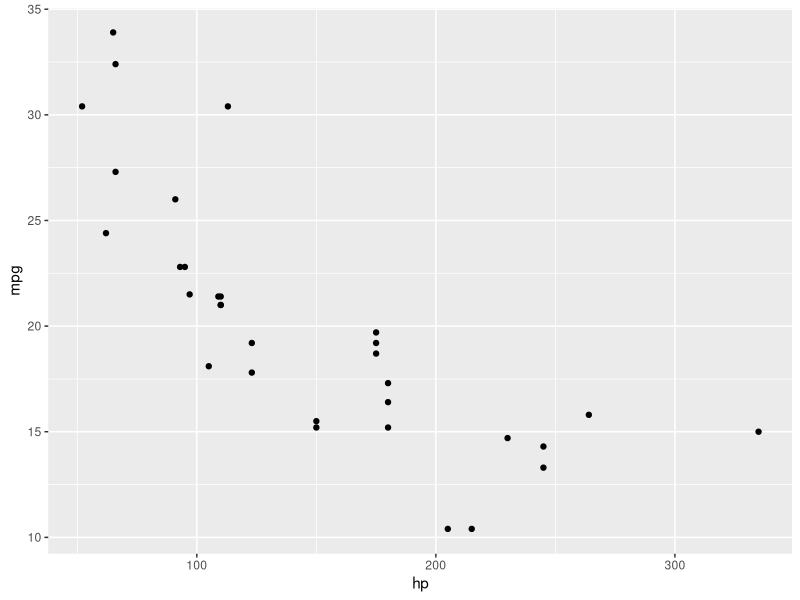
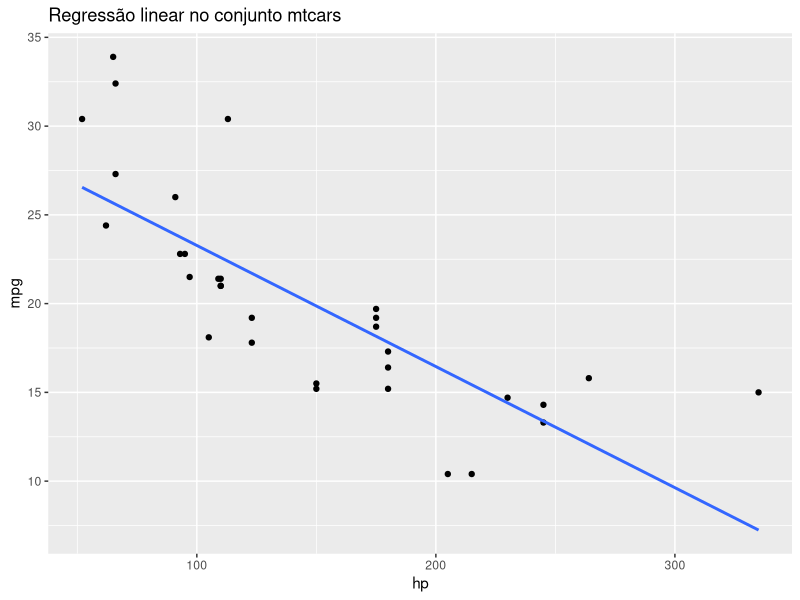
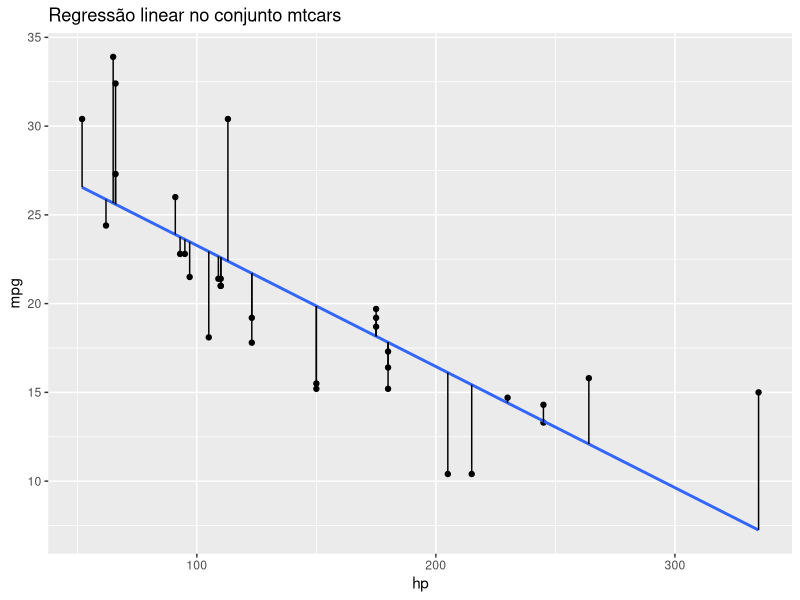

The R source for these figures, in order: (Note: this script raises an error after producing the figures.)
## ---- chunk 1
library(dplyr)
library(ggplot2)
## ---- chunk 2
ggplot(mtcars, aes(x = hp, y = mpg)) +
  geom_point() 
## ---- chunk 3
ggplot(mtcars, aes(x = hp, y = mpg)) +
  geom_point() +
  geom_smooth(formula = y ~ x,method = 'lm', se = FALSE) +
  labs(title = 'Regressão linear no conjunto mtcars')
## ---- chunk 4
# No primeiro parâmetro temos a relação que queremos pro
# conjunto de dados
# Neste caso estamos querendo prever mpg através de hp
# No segundo parâmetro inserimos o conjunto de dados
mtcars_lm <- lm(mpg ~ hp, data = mtcars)
## ---- chunk 5
summary(mtcars_lm)
## ---- chunk 6
data.frame('hp' = mtcars$hp, 'mpg' = mtcars$mpg, 
      'fitted' = mtcars_lm$fitted.values) %>%
ggplot(aes(x = hp, y = mpg)) +
  geom_point() +
  geom_smooth(formula = y ~ x,method = 'lm', se = FALSE) +
  geom_segment(aes(x = hp, y = mpg,
                   xend = hp, yend = fitted)) +
  labs(title = 'Regressão linear no conjunto mtcars')
## ---- chunk 7
linear_regression <- function(X, Y){
  numerador = sum((X - mean(X)) * (Y - mean(Y)))
  denominador = sum((X - mean(X))**2) 
  beta_1 = numerador/denominador
  beta_0 = mean(Y) - beta_1 * mean(X)
  return(data.frame('beta_0' = beta_0,
                    'beta_1' = beta_1))
}

linear_regression(X = mtcars$hp, Y = mtcars$mpg)
## ---- chunk 8
ggplot(regressao_nao_linear, aes(x = X, y = y)) +
  geom_point() +
  geom_smooth(method = 'lm', formula = 'y ~ x', se = F) +
  labs(title = 'Pontos que não possuem relação linear')
## ---- chunk 9
# Utilização das colunas X e X^2 para a reta de regressão linear:
ggplot(regressao_nao_linear, aes(x = X, y = y)) +
  geom_point() +
  geom_smooth(method = 'lm', formula = 'y ~ x + I(x^2)', se = F) +
  labs(title = 'Pontos que não possuem relação linear')
## ---- chunk 10
plot_cor1 <- ggplot(mtcars, aes(x = hp, y = mpg)) +
  geom_point() +
  labs(title = paste('R = ', round(cor(mtcars$hp,
                                       mtcars$mpg), 4)))
  
plot_cor2 <- ggplot(regressao_nao_linear, aes(x = X, y = y)) +
  geom_point() +
  labs(title = paste('R = ', round(cor(regressao_nao_linear$X,
                                 regressao_nao_linear$y), 4)))

grid.arrange(plot_cor1, plot_cor2, nrow = 2)
## ---- chunk 11
ggpairs(mtcars[c('hp', 'mpg')])
## ---- chunk 12
ggplot(data.frame(x = rnorm(n = 50000)), aes(x = x)) +
  geom_histogram(aes(y = ..density..), bins = 20) +
  geom_density() +
  labs(title = 'Amostra de dados de uma distribuição normal')
## ---- chunk 13
ggplot(mtcars, aes(x = mpg)) +
  geom_histogram(bins = 12,
                 colour = 'black')
## ---- chunk 14
mtcars_residuos <- data.frame(resid = mtcars_lm$residuals)
ggplot(mtcars_residuos, aes(x = resid)) +
  geom_histogram(bins = 10, colour = 'black')
## ---- chunk 15
ggplot(mtcars_residuos, aes(sample = resid)) +
  stat_qq() +
  geom_qq_line() +
  xlab('Teórico') + 
  ylab('Amostral') +
  ggtitle('Q-Q Plot')
## ---- chunk 16
library(nortest) # Testes de Normalidade
shapiro.test(mtcars_residuos$resid) # Shapiro-Wilk
cvm.test(mtcars_residuos$resid) # Cramer-von Mises
lillie.test(mtcars_residuos$resid) # Lilliefors
## ---- chunk 17
data.frame('hp' = mtcars$hp, 
           'resid' = mtcars_residuos$resid) %>%
ggplot(aes(x = hp, y = resid)) +
  geom_point() +
  geom_abline(slope = 0) +
  ggtitle('HP vs Resíduos')
## ---- chunk 18
ggplot(mtcars, aes(x = hp, y = mpg)) +
  geom_point() +
  geom_smooth(formula = y ~ x,method = 'lm', se = FALSE) +
  labs(title = 'Regressão linear no conjunto mtcars')
## ---- chunk 19
paged_table(cat_lm,
            options = list(rows.print = 6,
                           max.print = 100))
## ---- chunk 20
cat_lm$Cargo <- as.factor(cat_lm$Cargo)
## ---- chunk 21
lm(Salario ~ Cargo, data = cat_lm)
